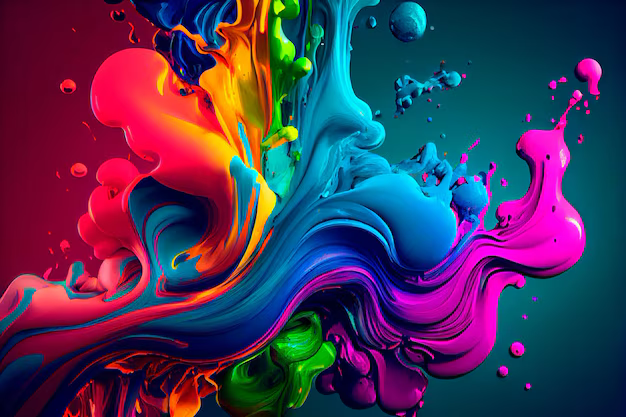
#> input picture LO4/image.png, 626 x 417 px
$ python 'HSV-Saturation(S).py'
#> lines starting #> are read from the running program, lines starting #| are printed output that depends on the picture
import cv2
import numpy as np

# Read the image from a file
image = cv2.imread('image.png')
#> image is the input picture: shape (417, 626, 3); mean B, G, R 88, 53.3, 70.5

# Convert the image from BGR to HSV color space
hsv = cv2.cvtColor(image, cv2.COLOR_BGR2HSV)
#> hsv: shape (417, 626, 3); mean H, S, V 116, 243.2, 130

# Extract the saturation channel (2nd channel) from the HSV image
saturation_channel = hsv[:, :, 1]
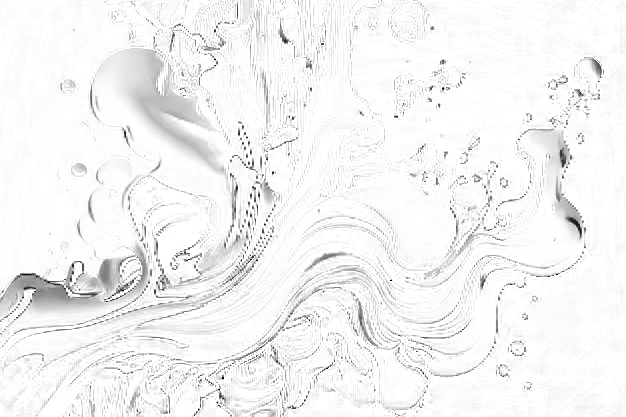
#> saturation_channel: shape (417, 626); min 0, max 255, mean 243.2

# Get the saturation multiplier from user input
multiplier = float(input("Enter the saturation multiplier (e.g., 1.5): "))
#> the answer given: 1

# Adjust the saturation by scaling it with the multiplier and clip values to the range [0, 255]
saturation_channel = np.clip(saturation_channel * multiplier, 0, 255)

# Update the saturation channel in the HSV image
hsv[:, :, 1] = saturation_channel

# Convert the modified HSV image back to BGR color space
modified_image = cv2.cvtColor(hsv, cv2.COLOR_HSV2BGR)

# Display the original image
cv2.imshow('original', image)

# Display the image with adjusted saturation
cv2.imshow('converted', modified_image)

# Wait for any key press before closing the image windows
cv2.waitKey(0)

# Destroy all OpenCV windows
cv2.destroyAllWindows()
